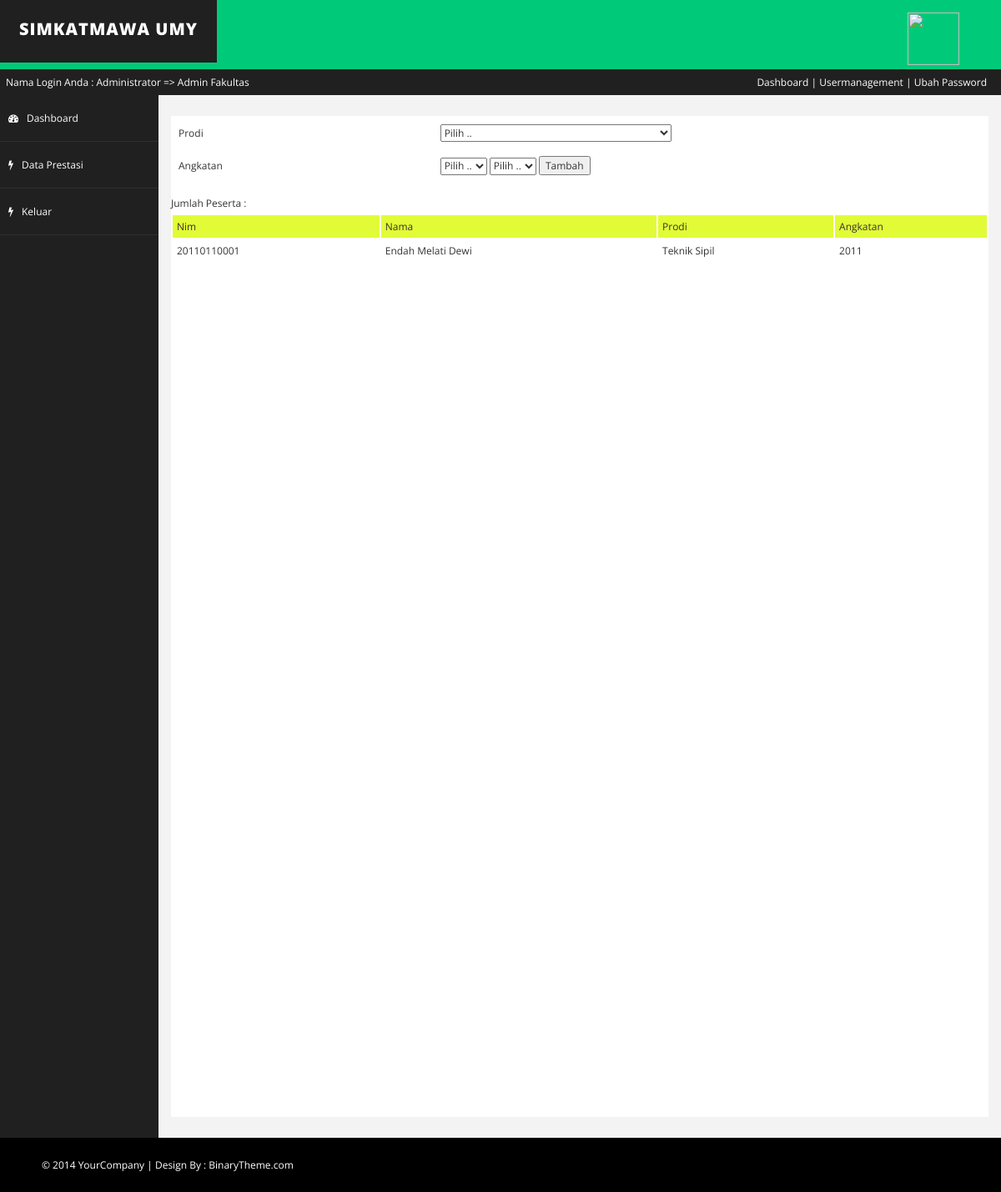
Screenshot of /admin/tambah_prestasi_mahasiswa2a.php?idprestasi=14 (signed in) with the database file from the repository.
### tables this page shows
CREATE TABLE `prestasi_mahasiswa` (
  `id_prestasi_mahasiswa` int(11) NOT NULL,
  `id_prestasi` int(11) NOT NULL,
  `nim` varchar(20) NOT NULL
);

CREATE TABLE `student` (
  `student_id` bigint(20) NOT NULL,
  `nim` varchar(15) NOT NULL,
  `id_prodi` smallint(6) NOT NULL,
  `angkatan_id` smallint(6) NOT NULL,
  `full_name` varchar(50) DEFAULT NULL
);

CREATE TABLE `prodi` (
  `id_prodi` int(11) NOT NULL,
  `prodi` varchar(50) NOT NULL,
  `id_fakultas` varchar(30) DEFAULT NULL
);

### admin/tambah_prestasi_mahasiswa2a.php (the view, shortened to what this page needs)
<?php session_start();
if($_SESSION['session_idadmin'])
{
?>
<?php include "header.php";
$detail_prestasi_mahasiswa=mysqli_query($connect, "select a.*, b.*, c.* from prestasi_mahasiswa a
left join student b on a.nim=b.nim
left join prodi c on b.id_prodi=c.id_prodi
where a.id_prestasi='".$_GET['idprestasi']."'
");
?>
<?php include "sidebar.php"; ?>
        <div id="page-wrapper">
            <div id="page-inner">
                <div class="row">
                    <div class="col-md-12">
                  </div>
                </div>
             <form action="" method="post" enctype="multipart/form-data">
             <table width="100%" border="0" cellpadding="8" cellspacing="1">
 <?php
  if($_SESSION['id_prodi']=="")
  {
	  ?>
  <tr>
    <td>Prodi      </td>
    <td >
    <select onchange="MM_jumpMenu('parent',this,1)">
      <option value="<?php echo $_SERVER['PHP_SELF']; ?>">Pilih ..</option>
    </select>
    <input type="hidden" name="idprodi" value="<?=$_GET['idprodi'];?>" /></td>
  </tr>
<?php
  }
  else
  {
	  ?>
      <input type="hidden" name="id_prodi" value="<?=$_SESSION['id_prodi'];?>" />
  <?php
}
   ?>
 <?php
  if($_SESSION['id_prodi']=="")
  {
	  ?>
   <tr>
    <td  width="32%">Angkatan</td>
    <td width="68%">
     <select onchange="MM_jumpMenu('parent',this,1)">
      <option value="<?php echo $_SERVER['PHP_SELF']; ?>">Pilih ..</option>
    </select>
<?php
  }
  ?>
  <?php
  if($_SESSION['id_prodi']=="")
  {
	  ?>
  <select name="select" onchange="MM_jumpMenu('parent',this,1)">
    <option value="<?php echo $_SERVER['PHP_SELF']; ?>">Pilih ..</option>
  </select>
 <?php
		  }
		  ?>
  <input type="submit" name="tambah_prestasi_mahasiswa" id="tambah_prestasi_mahasiswa" value="Tambah" /></td>
  </tr>
             </table>
             </form>
   Jumlah Peserta :
   <table width="100%" border="0" cellpadding="5" cellspacing="2">
      <tr>
        <td bgcolor="#E2FB37">Nim</td>
        <td bgcolor="#E2FB37">Nama</td>
        <td bgcolor="#E2FB37">Prodi</td>
        <td bgcolor="#E2FB37">Angkatan</td>
      </tr>
   <?php
		  while($baris=mysqli_fetch_array($detail_prestasi_mahasiswa))
		  {
		  ?>
      <tr>
       <td><?php echo $baris['nim'];?></td>
    <td>
	<?php echo $baris['full_name'];?></td>
    <td><?php echo $baris['prodi'];?></td>
       <td><?php echo $baris['angkatan_id'];?></td>
      </tr>
 <?php
		  }
		  ?>
    </table>
            </div>
        </div>
    </div>
  <?php include "footer.php"; ?>
<?php
}
else
{
 echo "<meta http-equiv=\"refresh\" content=\"0;URL=../global/index.php?prs=Silahkan Login Dahulu\">";
}
?>

### admin/assets/css/basic.css (style rules this page uses)
body { font-family: 'Open Sans', sans-serif; line-height:25px; font-size:12px; }
table { font-size:12px; }
#page-wrapper { padding: 15px 15px; min-height: 600px; background: #F3F3F3; }
#page-inner { width: 100%; margin: 10px 20px 10px 0px; background-color: #fff!important; min-height: 1200px; }
@media (min-width:768px) { #page-wrapper { margin: 0 0 0 190px; padding: 15px 15px; min-height: 1200px; } }

### rows the page displays
prestasi_mahasiswa: student.nim "20110110001", student.full_name "Endah Melati Dewi", prodi.prodi "Teknik Sipil", student.angkatan_id "2011"

### other values shown
$_SESSION['session_nama'] "Administrator"
